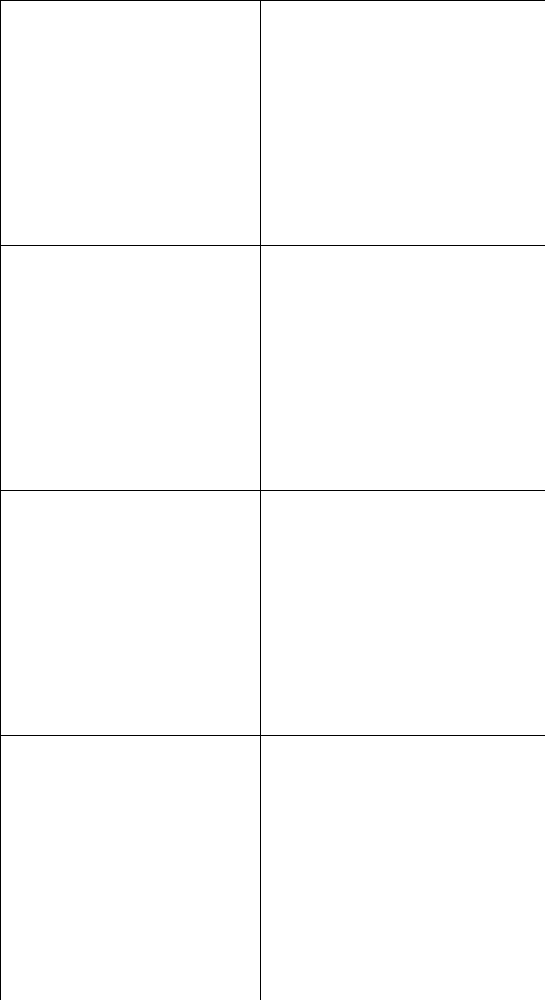
Frame 1 (no input)
Frame 60 (the mouse pressed at the canvas centre just before this capture): identical to frame 1, image omitted
Frame 120 (the mouse held since frame 60 and released just before this capture): identical to frame 1, image omitted

The Processing sketch that drew this single still picture (run headless with seeded random() and noise(); from frame 60 on, the mouse is pressed at the canvas centre):

// Processing sketch: assignment
// ── assignment.pde
/**
 * Time Table
 * by Kalen
 * 
 * Code shows how to create an organized schedule.
 * 
 */

   
void setup() {
  size(545,1000);
  background(0);
}

void draw() {
  for (int x=0; x<2; x++) {
  for (int y=0; y<4; y++) {

    rect(260*x,245*y,545,1000);
}
  }
}
